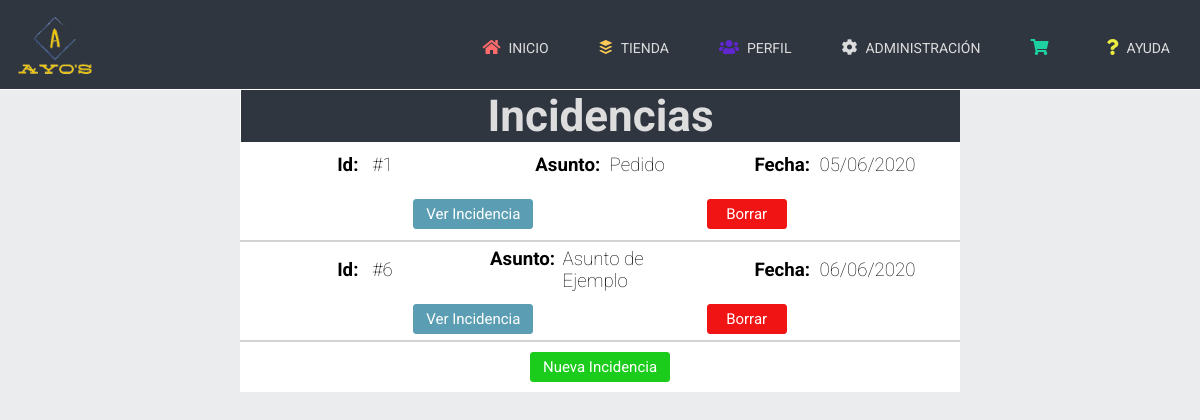
Screenshot of /PDAW/Controller/incidencias_usuario.php (signed in) with the database file from the repository.
### tables this page shows
CREATE TABLE `incidencia` (
  `id` int(11) NOT NULL,
  `usuario` varchar(20) NOT NULL,
  `asunto` text NOT NULL,
  `incidente` text NOT NULL,
  `fecha` date NOT NULL
);

### PDAW/Controller/incidencias_usuario.php (called while the page is built, shortened)
<?php
    include '../Model/Incidencia.php';
    $data['incidencias'] = Incidencia::getIncidenciasByUsuario($_SESSION['usuario']);
    include '../View/incidencias_usuario.php';
?>

### PDAW/Model/Incidencia.php (called while the page is built, shortened)
<?php
class Incidencia{
    private $id;
    private $asunto;
    private $fecha;
    public function __construct($id="", $usuario="", $asunto="", $incidente="", $fecha=""){
        $this->id = $id;
        $this->asunto = $asunto;
        $this->fecha = $fecha;
    }
    public function getId(){
        return $this->id;
    }
    public function getAsunto(){
        return $this->asunto;
    }
    public function getFecha(){
        return date('d/m/Y', strtotime($this->fecha));
    }
    public static function getIncidenciasByUsuario($usuario){
        $conexion = ayoDB::connectDB();
        $consulta = $conexion->query("SELECT * FROM incidencia WHERE usuario='".$usuario."'");
        $data['incidencias'] = [];
        while ($incidencias = $consulta->fetchObject()) {
            $data['incidencias'][] = new Incidencia($incidencias->id, $incidencias->usuario, $incidencias->asunto, $incidencias->incidente, $incidencias->fecha);
        }
        return $data['incidencias'];
    }
}

### PDAW/View/incidencias_usuario.php (the view, shortened to what this page needs)
<!DOCTYPE html>
<html lang="es">
<head>
	<link rel="stylesheet" href="../View/css/principal.css">
	<link rel="stylesheet" href="../View/css/incidencias_usuario.css">
	<link rel="stylesheet" href="https://cdnjs.cloudflare.com/ajax/libs/font-awesome/5.13.0/css/all.min.css">
</head>
<body class="body">
    <?php
        include '../Controller/header.php';
    ?>
	<div class="contenedor">
		<div id="caja" class="caja">
			<div id="titulo" class="titulo">
				<h1>Incidencias</h1>
			</div>
			<div id="incidencias" name="incidencias" class="incidencias">
                <?php
                if (isset($data['incidencias'])) {
                    foreach ($data['incidencias'] as $incidencia) {
                        ?>
                        <div id="incidencia" class="incidencia">
                            <div class="caja1">
                                <h3 class="h3">Id: &nbsp&nbsp</h3><h3 class="h3 sinnegrita">#<?=$incidencia->getId()?></h3>
                            </div>
                            <div class="caja3">
                                <h3 class="h3">Asunto: &nbsp</h3><h3 class="h3 sinnegrita precio"><?=$incidencia->getAsunto()?></h3>
                            </div>
                            <div class="caja2">
                                <h3 class="h3">Fecha: &nbsp</h3><h3 class="h3 sinnegrita"><?=$incidencia->getFecha()?></h3>
                            </div>
                            <div>
                                <form action="../Controller/ver_incidencia.php" method="post">
                                    <input id="enviar" name="<?=$incidencia->getId()?>" class="enviar" type="button" value="Ver Incidencia">
                                </form>
                            </div>
                            <div class="caja4">
                                <form action="../Controller/borraIncidencia.php" method="post">
                                    <input class="eliminar" type="submit" value="Borrar">
                                </form>
                            </div>
                        </div>
                        <?php
                    }
                }
                ?>
			</div>
            <div class="cajaboton">
                <form action="../Controller/formIncidencia.php" method="post">
                    <input class="añadir" type="submit" value="Nueva Incidencia">
                </form>
            </div>
		</div>
    </div>
</body>
</html>

### PDAW/View/css/principal.css (style rules this page uses)
* { margin: 0; padding: 0; text-decoration: none; font-family: 'Roboto', sans-serif; box-sizing: border-box; }
.body { background: #EBECED; }

### PDAW/View/css/incidencias_usuario.css (style rules this page uses)
.contenedor { display: flex; justify-content: center; }
.caja { margin: 0; width: 60%; height: 100%; background: white; display: flex; flex-wrap: wrap; min-width: 600px; }
.titulo { background: #2f3640; color: #ddd; height: 10%; width: 100%; border-left: 1px solid white; display: flex; align-items: center; justify-content: center; font-size: 22px; }
.incidencias { width: 100%; }
.incidencia { width: 100%; height: 100px; display: flex; align-items: center; justify-content: space-evenly; flex-wrap: wrap; border-bottom: 2px solid lightgray; }
.caja1, .caja2, .caja3 { display: flex; justify-content: center; width: 25%; min-width: 220px; }
.cajaboton { width: 100%; display: flex; justify-content: center; align-items: center; min-height: 50px; }
.añadir { width: 140px; height: 30px; border-radius: 3px; border: 1px solid rgb(28, 204, 28); background: rgb(28, 204, 28); color: white; font-size: 15px; transition-duration: 300ms; }
.eliminar { width: 80px; height: 30px; border-radius: 3px; border: 1px solid rgb(241, 20, 20); background: rgb(241, 20, 20); color: white; font-size: 15px; transition-duration: 200ms; }
.sinnegrita { font-weight: lighter; }
.enviar { width: 120px; height: 30px; border-radius: 3px; border: 1px solid rgb(91, 158, 180); background: rgb(91, 158, 180); color: white; font-size: 15px; transition-duration: 300ms; }

### rows the page displays
incidencia: id "1", asunto "Pedido", fecha "05/06/2020"
incidencia: id "6", asunto "Asunto de Ejemplo", fecha "06/06/2020"
